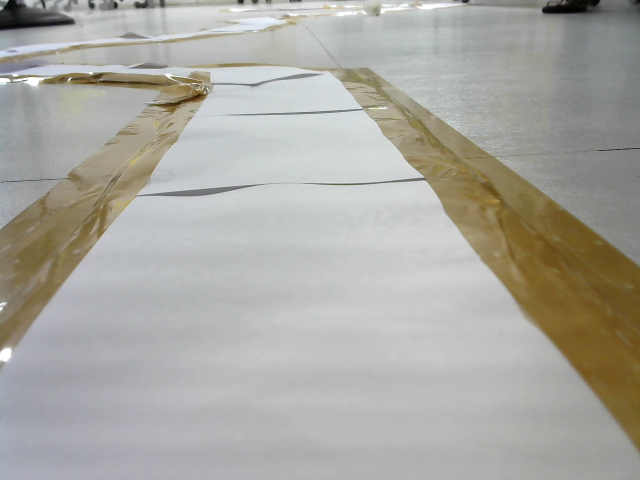
#> input picture Neural Network Training and Testing/Step2-Training/DataCollected/IMG11/Image_1710978220786486.jpg, 1280 x 960 px, given in place of the camera (shown at 1/2 size)
$ python MainRobotLane.py
#> lines starting #> are read from the running program, lines starting #| are printed output that depends on the picture; after the words box and inside, x2 and y2 are one past the last pixel; in counts of white or black regions, pixels touching at a corner belong together
### pythonProject/WebcamModule.py
import cv2

cap = cv2.VideoCapture(0)

def getImg(display= False,size=[480,240]):
    _, img = cap.read()
    img = cv2.resize(img,(size[0],size[1]))
    if display:
        cv2.imshow('IMG',img)
    return img

# [3 lines that do not run on import are left out]

### pythonProject/utlis.py
import cv2
import numpy as np

def thresholding(img):
    imgHsv = cv2.cvtColor(img,cv2.COLOR_BGR2HSV)
    lowerWhite = np.array([80,0,0])
    upperWhite = np.array([255,160,255])
    maskWhite = cv2.inRange(imgHsv,lowerWhite,upperWhite)
    return maskWhite

def warpImg(img,points,w,h,inv = False):
    pts1 = np.float32(points)
    pts2 = np.float32([[0,0],[w,0],[0,h],[w,h]])
    if inv:
        matrix = cv2.getPerspectiveTransform(pts2, pts1)
    else:
        matrix = cv2.getPerspectiveTransform(pts1,pts2)
    imgWarp = cv2.warpPerspective(img,matrix,(w,h))
    return imgWarp

def nothing(a):
    pass

# [7 lines left out: function initializeTrackbars, not called in this run]

def valTrackbars(wT=480, hT=240):
    widthTop = cv2.getTrackbarPos("Width Top", "Trackbars")
    heightTop = cv2.getTrackbarPos("Height Top", "Trackbars")
    widthBottom = cv2.getTrackbarPos("Width Bottom", "Trackbars")
    heightBottom = cv2.getTrackbarPos("Height Bottom", "Trackbars")
    points = np.float32([(widthTop, heightTop), (wT-widthTop, heightTop),
                      (widthBottom , heightBottom ), (wT-widthBottom, heightBottom)])
    return points

def drawPoints(img,points):
    for x in range(4):
        cv2.circle(img,(int(points[x][0]),int(points[x][1])),15,(0,0,255),cv2.FILLED)
    return img

def getHistogram(img,minPer=0.1,display= False,region=1):

    if region ==1:
        histValues = np.sum(img, axis=0)
    else:
        histValues = np.sum(img[img.shape[0]//region:,:], axis=0)

    #print(histValues)
    maxValue = np.max(histValues)
    minValue = minPer*maxValue

    indexArray = np.where(histValues >= minValue)
    basePoint = int(np.average(indexArray))
    #print(basePoint)

    if display:
        imgHist = np.zeros((img.shape[0],img.shape[1],3),np.uint8)
        for x,intensity in enumerate(histValues):
            cv2.line(imgHist, (x, img.shape[0]), (x, img.shape[0] - int(intensity // 255 // region)), (255, 0, 255), 1)
            cv2.circle(imgHist,(basePoint,img.shape[0]),20,(0,255,255),cv2.FILLED)
        return basePoint,imgHist

    return basePoint

# [30 lines left out: function stackImages, not called in this run]

### pythonProject/LaneModule.py
import cv2
import numpy as np
import utlis

curveList = []
avgVal = 10


def getLaneCurve(img, display=2):
    imgCopy = img.copy()
    imgResult = img.copy()
    #### STEP 1
    imgThres = utlis.thresholding(img)

    #### STEP 2
    hT, wT, c = img.shape
    points = utlis.valTrackbars()
    imgWarp = utlis.warpImg(imgThres, points, wT, hT)
    imgWarpPoints = utlis.drawPoints(imgCopy, points)

    #### STEP 3
    middlePoint, imgHist = utlis.getHistogram(imgWarp, display=True, minPer=0.5, region=4)
    curveAveragePoint, imgHist = utlis.getHistogram(imgWarp, display=True, minPer=0.9)
    curveRaw = curveAveragePoint - middlePoint

    #### SETP 4
    curveList.append(curveRaw)
    if len(curveList) > avgVal:
        curveList.pop(0)
    curve = int(sum(curveList) / len(curveList))

    #### STEP 5
    if display != 0:
        imgInvWarp = utlis.warpImg(imgWarp, points, wT, hT, inv=True)
        imgInvWarp = cv2.cvtColor(imgInvWarp, cv2.COLOR_GRAY2BGR)
        imgInvWarp[0:hT // 3, 0:wT] = 0, 0, 0
        imgLaneColor = np.zeros_like(img)
        imgLaneColor[:] = 0, 255, 0
        imgLaneColor = cv2.bitwise_and(imgInvWarp, imgLaneColor)
        imgResult = cv2.addWeighted(imgResult, 1, imgLaneColor, 1, 0)
        midY = 450
        cv2.putText(imgResult, str(curve), (wT // 2 - 80, 85), cv2.FONT_HERSHEY_COMPLEX, 2, (255, 0, 255), 3)
        cv2.line(imgResult, (wT // 2, midY), (wT // 2 + (curve * 3), midY), (255, 0, 255), 5)
        cv2.line(imgResult, ((wT // 2 + (curve * 3)), midY - 25), (wT // 2 + (curve * 3), midY + 25), (0, 255, 0), 5)
        for x in range(-30, 30):
            w = wT // 20
            cv2.line(imgResult, (w * x + int(curve // 50), midY - 10),
                     (w * x + int(curve // 50), midY + 10), (0, 0, 255), 2)
        # fps = cv2.getTickFrequency() / (cv2.getTickCount() - timer);
        # cv2.putText(imgResult, 'FPS ' + str(int(fps)), (20, 40), cv2.FONT_HERSHEY_SIMPLEX, 1, (230, 50, 50), 3);
    if display == 2:
        imgStacked = utlis.stackImages(0.7, ([img, imgWarpPoints, imgWarp],
                                             [imgHist, imgLaneColor, imgResult]))
        cv2.imshow('ImageStack', imgStacked)
    elif display == 1:
        cv2.imshow('Resutlt', imgResult)

    #### NORMALIZATION
    curve = curve / 100
    if curve > 1: curve == 1
    if curve < -1: curve == -1

    return curve


# [24 lines that do not run on import are left out]

### pythonProject/MotorModule.py
import RPi.GPIO as GPIO
from time import sleep

GPIO.setmode(GPIO.BCM)
GPIO.setwarnings(False)


class Motor():
    def __init__(self, EnaA, In1A, In2A, EnaB, In1B, In2B):
        self.EnaA = EnaA
        self.In1A = In1A
        self.In2A = In2A
        self.EnaB = EnaB
        self.In1B = In1B
        self.In2B = In2B
        GPIO.setup(self.EnaA, GPIO.OUT);
        GPIO.setup(self.In1A, GPIO.OUT);
        GPIO.setup(self.In2A, GPIO.OUT)
        GPIO.setup(self.EnaB, GPIO.OUT);
        GPIO.setup(self.In1B, GPIO.OUT);
        GPIO.setup(self.In2B, GPIO.OUT)
        self.pwmA = GPIO.PWM(self.EnaA, 100);
        self.pwmB = GPIO.PWM(self.EnaB, 100);
        self.pwmA.start(0);
        self.pwmB.start(0);
        self.mySpeed = 0

    def move(self, speed=0.5, turn=0, t=0):
        speed *= 100
        turn *= 70
        leftSpeed = speed - turn
        rightSpeed = speed + turn

        if leftSpeed > 100:
            leftSpeed = 100
        elif leftSpeed < -100:
            leftSpeed = -100
        if rightSpeed > 100:
            rightSpeed = 100
        elif rightSpeed < -100:
            rightSpeed = -100
        # print(leftSpeed,rightSpeed)
        self.pwmA.ChangeDutyCycle(abs(leftSpeed))
        self.pwmB.ChangeDutyCycle(abs(rightSpeed))
        if leftSpeed > 0:
            GPIO.output(self.In1A, GPIO.HIGH);GPIO.output(self.In2A, GPIO.LOW)
        else:
            GPIO.output(self.In1A, GPIO.LOW);GPIO.output(self.In2A, GPIO.HIGH)
        if rightSpeed > 0:
            GPIO.output(self.In1B, GPIO.HIGH);GPIO.output(self.In2B, GPIO.LOW)
        else:
            GPIO.output(self.In1B, GPIO.LOW);GPIO.output(self.In2B, GPIO.HIGH)
        sleep(t)

    # [16 lines left out: functions stop, main, not called in this run]


# [3 lines that do not run on import are left out]

### pythonProject/MainRobotLane.py
from MotorModule import Motor
from LaneModule import getLaneCurve
import WebcamModule

##################################################
motor = Motor(2, 3, 4, 17, 22, 27)


##################################################

def main():
    img = WebcamModule.getImg()
#> in getImg, img is the input picture: shape (960, 1280, 3); mean B, G, R 161.5, 168.2, 169.6
#> in getImg, `img = cv2.resize(img,(size[0],size[1]))`:
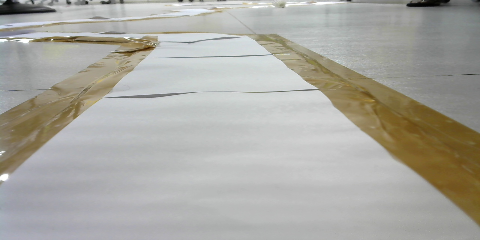
#> img: shape (240, 480, 3); mean B, G, R 161.6, 168.3, 169.7
    curveVal = getLaneCurve(img, 1)
#> in thresholding, `imgHsv = cv2.cvtColor(img,cv2.COLOR_BGR2HSV)`: imgHsv: shape (240, 480, 3); mean H, S, V 58.4, 24.4, 172.3
#> in thresholding, `maskWhite = cv2.inRange(imgHsv,lowerWhite,upperWhite)`:
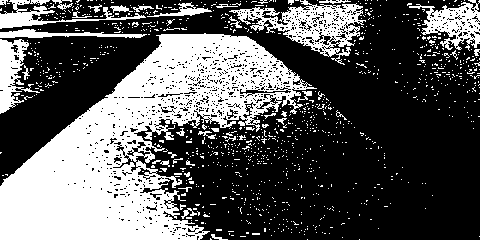
#> maskWhite: shape (240, 480); 35.3% white; 1057 white regions (1016 under 20 px), largest, box (x1, y1, x2, y2) and area: (0, 33, 317, 240) 28785, (229, 0, 366, 65) 3078, (409, 0, 480, 51) 1612
#> in warpImg, `imgWarp = cv2.warpPerspective(img,matrix,(w,h))`:
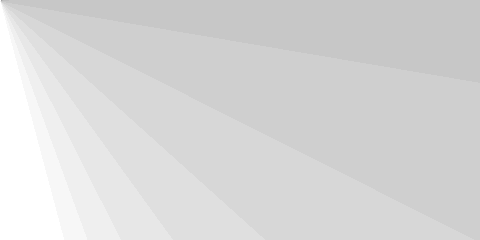
#> imgWarp: shape (240, 480); min 159, max 255, mean 215.4
#> in getHistogram, `histValues = np.sum(img[img.shape[0]//region:,:], axis=0)`: histValues = 480 values, max 45900 at index 0, min 37076 at index 478, mean 39453.5
#> in getHistogram, `maxValue = np.max(histValues)`: maxValue = 45900
#> in getHistogram, `minValue = minPer*maxValue`: minValue = 22950
#> in getHistogram, `basePoint = int(np.average(indexArray))`: basePoint = 239
#> the loop in getHistogram, `for x,intensity in enumerate(histValues):` made 480 passes
#> intensity on passes 1 to 3: 45900, 45900, 45900
#> after the loop in getHistogram, `for x,intensity in enumerate(histValues):`:
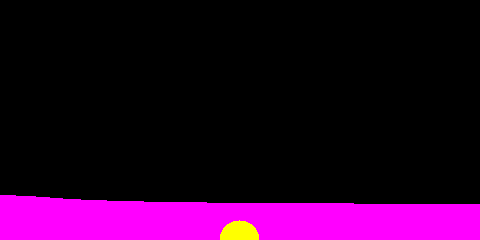
#> imgHist: shape (240, 480, 3); mean of channels 0, 1, 2 39.2, 1.3, 40.6; drawn as B, G, R
#> call 2 of getHistogram, with minPer = 0.9, display = True, region = 1
#> in getHistogram (call 2), `histValues = np.sum(img, axis=0)`: histValues = 480 values, max 61184 at index 0, min 49016 at index 478, mean 51706.3
#> in getHistogram (call 2), `maxValue = np.max(histValues)`: maxValue = 61184
#> in getHistogram (call 2), `minValue = minPer*maxValue`: minValue = 55065.6
#> in getHistogram (call 2), `basePoint = int(np.average(indexArray))`: basePoint = 33
#> the loop in getHistogram (call 2), `for x,intensity in enumerate(histValues):` made 480 passes
#> intensity on passes 1 to 3: 61184, 60992, 60920
#> after the loop in getHistogram (call 2), `for x,intensity in enumerate(histValues):`:
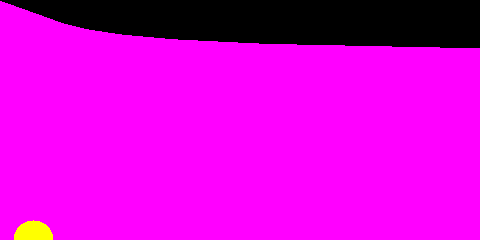
#> imgHist: shape (240, 480, 3); mean of channels 0, 1, 2 213.6, 1.3, 214.9; drawn as B, G, R
#> in getLaneCurve, `curveRaw = curveAveragePoint - middlePoint`: curveRaw = -206
#> call 2 of warpImg, with points = array of shape (4, 2), w = 480, h = 240, inv = True
#> in warpImg (call 2), `matrix = cv2.getPerspectiveTransform(pts2, pts1)`: matrix = [[0.707, -2.13e-26, 9.4e-25], [-1.55e-33, 5.92e-32, 0], [-2.34e-19, 9.39e-24, 0.707]]
#> in warpImg (call 2), `imgWarp = cv2.warpPerspective(img,matrix,(w,h))`:
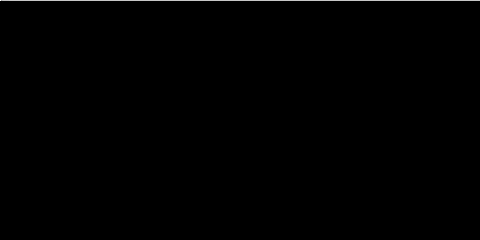
#> imgWarp: shape (240, 480); min 0, max 255, mean 0.8
#> in getLaneCurve, `imgInvWarp[0:hT // 3, 0:wT] = 0, 0, 0`: imgInvWarp: shape (240, 480, 3); every value is 0
#> in getLaneCurve, `cv2.putText(imgResult, str(curve), (wT // 2 - 80, 85), cv2.FONT_HERSHE..`:
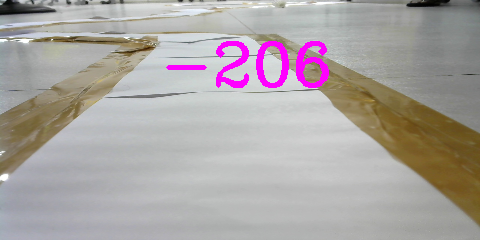
#> imgResult: shape (240, 480, 3); 2.04% of pixels changed, all inside (x1, y1, x2, y2) = (166, 41, 329, 88)
#> in getLaneCurve, `curve = curve / 100`: curve = -2.06
#> curveVal = -2.06

    sen = 1.3  # SENSITIVITY
    maxVAl = 0.3  # MAX SPEED
    if curveVal > maxVAl: curveVal = maxVAl
    if curveVal < -maxVAl: curveVal = -maxVAl
    # print(curveVal)
    if curveVal > 0:
        sen = 1.7
        if curveVal < 0.05: curveVal = 0
    else:
        if curveVal > -0.08: curveVal = 0
    motor.move(0.20, -curveVal * sen, 0.05)
    # cv2.waitKey(1)


if __name__ == '__main__':
    while True:
        main()
